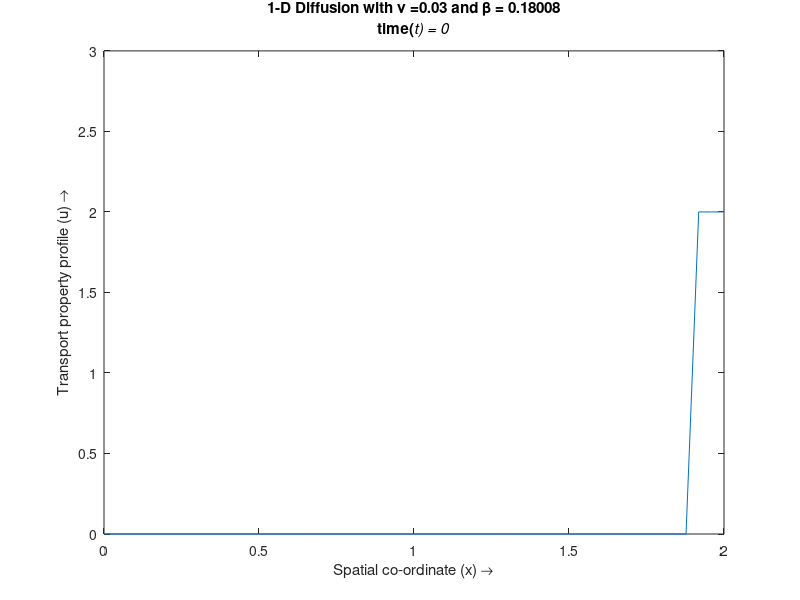

This chart was generated by the following MATLAB code: (Note: this script raises an error after producing the figure.)
% Simulating the 1-D Diffusion equation (Fourier's equation) by the
...Finite Difference Method(a time march)
% Numerical scheme used is a first order upwind in time and a second order
...central difference in space (both Implicit and Explicit)


%%
%Specifying Parameters
a=0.16;
b =-0.3;
c=0.1;
d=-0.17;

nx=50;               %Number of steps in space(x)
nt=300;               %Number of time steps 
dt=0.01;              %Width of each time step
dx=2/(nx-1);         %Width of space step
x=0:dx:2;            %Range of x (0,2) and specifying the grid points
u=zeros(nx,1);       %Preallocating u
un=zeros(nx,1);      %Preallocating un

v=zeros(nx,1);       %Preallocating u
vn=zeros(nx,1);      %Preallocating un


vis=0.03;            %Diffusion coefficient/viscosity
vis2=0.4;            %Diffusion coefficient/viscosity
beta=vis*dt/(dx*dx); %Stability criterion (0<=beta<=0.5, for explicit)
beta2=vis2*dt/(dx*dx); %Stability criterion (0<=beta<=0.5, for explicit)
UL=0;                %Left Dirichlet B.C
UR=0;                %Right Dirichlet B.C
UnL=0;               %Left Neumann B.C (du/dn=UnL) 
UnR=0;               %Right Neumann B.C (du/dn=UnR) 

VL=0;                %Left Dirichlet B.C
VR=0;                %Right Dirichlet B.C
VnL=0;               %Left Neumann B.C (du/dn=UnL) 
VnR=0;               %Right Neumann B.C (du/dn=UnR) 

%%
%Initial Conditions: A square wave
for i=1:nx
    if ((1.9<=x(i))&&(x(i)<=2))
        u(i)=2;
    else
        %u(i)=1;
    end
end

%%
%B.C vector
bc=zeros(nx-2,1);
%bc(1)=vis*dt*UL/dx^2; bc(nx-2)=vis*dt*UR/dx^2;  %Dirichlet B.Cs
bc(1)=-UnL*vis*dt/dx; bc(nx-2)=UnR*vis*dt/dx;  %Neumann B.Cs
bc2(1)=-VnL*vis2*dt/dx; bc2(nx-2)=VnR*vis2*dt/dx;  %Neumann B.Cs

%Calculating the coefficient matrix for the implicit scheme
E=sparse(2:nx-2,1:nx-3,1,nx-2,nx-2);
A=E+E'-2*speye(nx-2);        %Dirichlet B.Cs
A(1,1)=-1; A(nx-2,nx-2)=-1; %Neumann B.Cs
D=speye(nx-2)-(vis*dt/dx^2)*A;

%%
%Calculating the velocity profile for each time step
i=2:nx-1;
for it=0:nt
    un=u;
    h=plot(x,u);       %plotting the velocity profile
    axis([0 2 0 3])
    title({['1-D Diffusion with \nu =',num2str(vis),' and \beta = ',num2str(beta)];['time(\itt) = ',num2str(dt*it)]})
    xlabel('Spatial co-ordinate (x) \rightarrow')
    ylabel('Transport property profile (u) \rightarrow')
    drawnow; 
    refreshdata(h)
    %Uncomment as necessary
    %-------------------
    %Implicit solution
    %{
    U=un;U(1)=[];U(end)=[];
    U=U+bc;
    U=D\U;
    %u=[UL;U;UR];                      %Dirichlet
    u=[U(1)-UnL*dx;U;U(end)+UnR*dx]; %Neumann
    %}
    %-------------------
    %Explicit method with F.D in time and C.D in space
    %{
    u(i)=un(i)+(vis*dt*(un(i+1)-2*un(i)+un(i-1))/(dx*dx));
    %}
    U=un;U(1)=[];U(end)=[];
    U=U+bc;
    u=[U(1)-UnL*dx;U;U(end)+UnR*dx];
    
   % V=vn;V(1)=[];V(end)=[];
    %V=V+bc2;
    %v=[V(1)-VnL*dx;V;V(end)+VnR*dx];
    u(i)=un(i)+(vis*dt*(un(i+1)-2*un(i)+un(i-1))/(dx*dx))+a*dt*un(i)+b*dt*un(i);
   
     v(i)=vn(i)+(vis2*dt*(vn(i+1)-2*vn(i)+vn(i-1))/(dx*dx))+c*dt*un(i)+d*dt*vn(i);
    
        
    
end


